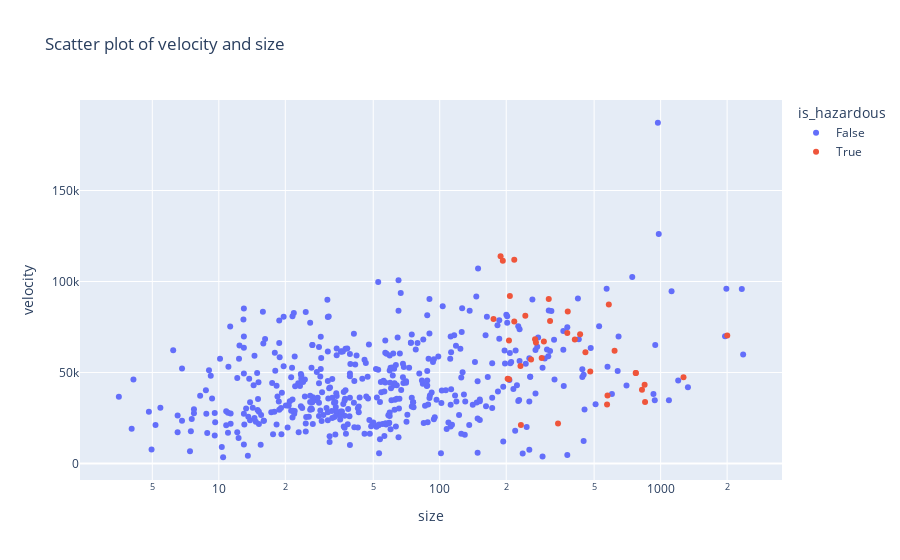

Write notebook code for a chart like this one.
### Code cell
import plotly.express as px
sample = basic_df.sample(500).sort_values("velocity")
sample["velocity"] = sample["velocity"].apply(lambda x : int(float(x)))
# we use a log scale on the x-axis such that it is easier to see the different points
fig = px.scatter(sample, x="size", y ="velocity", log_x=True, color="is_hazardous", title="Scatter plot of velocity and size", hover_name= "name")

fig.show()

### Figure 1 — Plotly figure (JSON) as saved in the notebook; plotly's stock layout.template omitted (floating-point values rounded to 4 significant figures; data arrays with more than 128 entries replaced by an {"elided": "..."} marker saying what was removed)
{"data": [{"hovertemplate": "<b>%{hovertext}</b><br><br>is_hazardous=False<br>size=%{x}<br>velocity=%{y}<extra></extra>", "hovertext": {"elided": "463 str values"}, "legendgroup": "False", "marker": {"color": "#636efa", "symbol": "circle"}, "mode": "markers", "name": "False", "orientation": "v", "showlegend": true, "x": {"elided": "463 float values"}, "xaxis": "x", "y": {"elided": "463 int values"}, "yaxis": "y", "type": "scatter"}, {"hovertemplate": "<b>%{hovertext}</b><br><br>is_hazardous=True<br>size=%{x}<br>velocity=%{y}<extra></extra>", "hovertext": ["(1995 CR)", "(2007 TL23)", "(2022 YR6)", "531944 (2013 CU83)", "138175 (2000 EE104)", "443880 (2001 UZ16)", "4034 Vishnu (1986 PA)", "418135 (2008 AG33)", "414286 (2008 OC6)", "138971 (2001 CB21)", "(2020 AD3)", "422686 (2000 AC6)", "385186 (1994 AW1)", "(2008 NO3)", "(2008 NO3)", "(2006 QQ23)", "613726 (2007 EF)", "(2022 SW12)", "(2017 AQ19)", "317255 (2002 DJ5)", "(2022 CR4)", "(2008 XB1)", "(2022 UT2)", "(2017 NH)", "365014 (2008 OX2)", "(2003 AF23)", "7482 (1994 PC1)", "496817 (1989 VB)", "405762 (2005 YO180)", "504800 (2010 CO1)", "(2012 UR158)", "(2020 RC)", "(2019 OO)", "85990 (1999 JV6)", "277570 (2005 YP180)", "455176 (1999 VF22)", "(2015 TY237)"], "legendgroup": "True", "marker": {"color": "#EF553B", "symbol": "circle"}, "mode": "markers", "name": "True", "orientation": "v", "showlegend": true, "x": [193.0, 217.5, 188.6, 233.1, 343.2, 572.2, 850.2, 574.8, 823.3, 846.3, 205.8, 203.0, 1269.0, 771.9, 771.9, 480.3, 232.0, 259.1, 289.4, 456.6, 618.8, 272.6, 296.2, 205.8, 408.8, 270.1, 2002.0, 432.1, 378.0, 217.5, 315.9, 175.2, 244.1, 379.8, 582.8, 311.6, 207.8], "xaxis": "x", "y": [111460, 111963, 113858, 21165, 21970, 32373, 33826, 37405, 40532, 43260, 46236, 46554, 47457, 49765, 49765, 50544, 53576, 57170, 58003, 61074, 61944, 66430, 67061, 67595, 68088, 68334, 70399, 70982, 71781, 78037, 78348, 79434, 81208, 83470, 87338, 90376, 92016], "yaxis": "y", "type": "scatter"}], "layout": {"xaxis": {"anchor": "y", "domain": [0.0, 1.0], "title": {"text": "size"}, "type": "log"}, "yaxis": {"anchor": "x", "domain": [0.0, 1.0], "title": {"text": "velocity"}}, "legend": {"title": {"text": "is_hazardous"}, "tracegroupgap": 0}, "title": {"text": "Scatter plot of velocity and size"}}}
